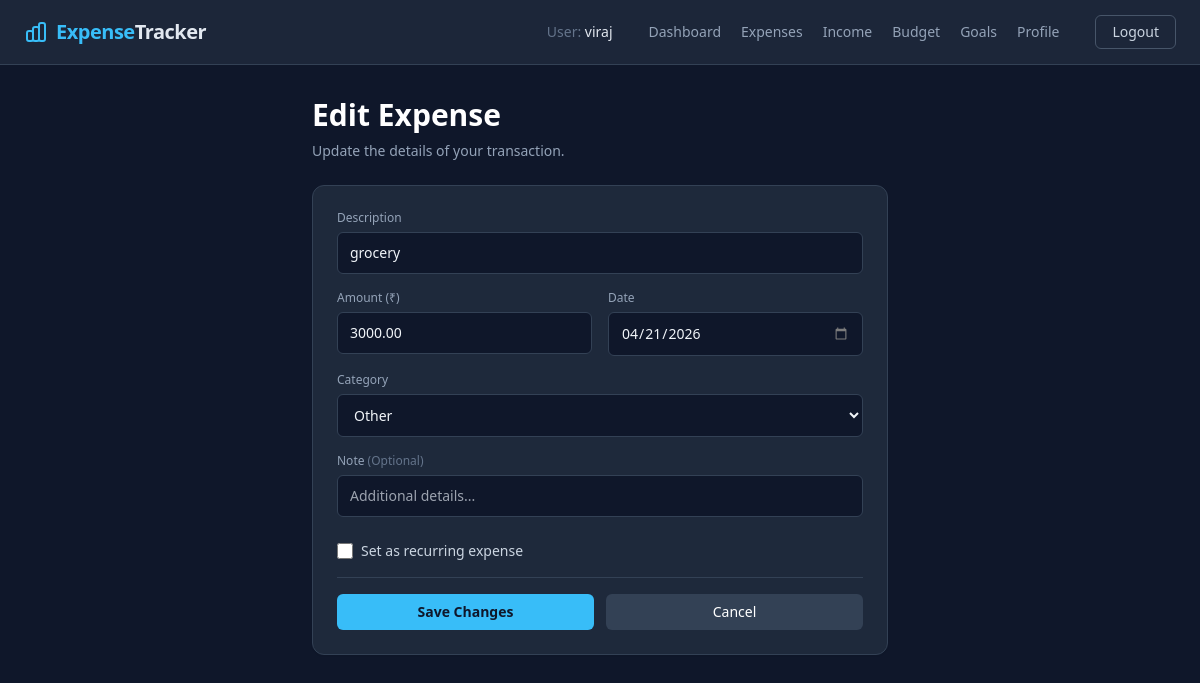
Screenshot of /edit/3 (signed in) with the database file from the repository.
### app.py (models this page shows)
class User(UserMixin, db.Model):
    id            = db.Column(db.Integer, primary_key=True)
    username      = db.Column(db.String(150), unique=True, nullable=False)
    password_hash = db.Column(db.String(200), nullable=False)
    is_admin      = db.Column(db.Boolean, default=False, nullable=False)
    created_at    = db.Column(db.DateTime, default=datetime.utcnow)
    expenses      = db.relationship('Expense', backref='owner', lazy=True, cascade='all, delete-orphan')
    budgets       = db.relationship('Budget',  backref='owner', lazy=True, cascade='all, delete-orphan')
    incomes       = db.relationship('Income',  backref='owner', lazy=True, cascade='all, delete-orphan')
    goals         = db.relationship('SavingsGoal', backref='owner', lazy=True, cascade='all, delete-orphan')

class Expense(db.Model):
    id          = db.Column(db.Integer, primary_key=True)
    description = db.Column(db.String(120), nullable=False)
    amount      = db.Column(db.Float, nullable=False)
    category    = db.Column(db.String(50), nullable=False)
    date        = db.Column(db.Date, nullable=False, default=date.today)
    note        = db.Column(db.String(255), nullable=True)          # NEW: optional note
    is_recurring= db.Column(db.Boolean, default=False)              # NEW: recurring flag
    user_id     = db.Column(db.Integer, db.ForeignKey('user.id'), nullable=False)

### app.py (the view, shortened to what this page needs)
@app.route('/edit/<int:id>', methods=['GET', 'POST'])
@login_required
def edit(id):
    e = db.session.get(Expense, id)
    if not e or e.user_id != current_user.id:
        return redirect(url_for('expense'))
    return render_template("edit.html", expense=e, categories=CATEGORIES)

### app.py (called while the page is built)
@login_manager.user_loader
def load_user(user_id):
    return db.session.get(User, int(user_id))

### templates/edit.html (shortened to what this page needs)
{% extends "base.html" %}
{% block content %}
<div class="max-w-xl mx-auto">
  <div class="mb-6">
    <h1 class="text-3xl font-semibold mb-2 text-white">Edit Expense</h1>
    <p class="text-slate-400 text-sm">Update the details of your transaction.</p>
  </div>
  <section class="rounded-xl border border-slate-700 bg-slate-800 p-6 shadow-sm">
    <form method="post" class="space-y-4">
      <div>
        <label class="block text-xs font-medium text-slate-400 mb-1.5">Description</label>
        <input name="description" value="{{ expense.description }}" required
               class="w-full rounded-md bg-slate-900 border border-slate-700 px-3 py-2.5 text-slate-100 focus:border-brand focus:outline-none transition text-sm" />
      </div>
      <div class="grid grid-cols-2 gap-4">
        <div>
          <label class="block text-xs font-medium text-slate-400 mb-1.5">Amount (₹)</label>
          <input type="number" step="0.01" min="0.01" name="amount" required value="{{ '%.2f'|format(expense.amount) }}"
                 class="w-full rounded-md bg-slate-900 border border-slate-700 px-3 py-2.5 text-slate-100 focus:border-brand focus:outline-none transition text-sm" />
        </div>
        <div>
          <label class="block text-xs font-medium text-slate-400 mb-1.5">Date</label>
          <input type="date" name="date" required value="{{ expense.date.strftime('%Y-%m-%d') }}"
                 class="w-full rounded-md bg-slate-900 border border-slate-700 px-3 py-2.5 text-slate-100 focus:border-brand focus:outline-none transition text-sm" />
        </div>
      </div>
      <div>
        <label class="block text-xs font-medium text-slate-400 mb-1.5">Category</label>
        <select name="category" class="w-full rounded-md bg-slate-900 border border-slate-700 px-3 py-2.5 text-slate-100 focus:border-brand focus:outline-none transition text-sm">
          {% for c in categories %}
            <option value="{{ c }}" {% if expense.category == c %}selected{% endif %}>{{ c }}</option>
          {% endfor %}
        </select>
      </div>
      <div>
        <label class="block text-xs font-medium text-slate-400 mb-1.5">Note <span class="text-slate-500">(Optional)</span></label>
        <input name="note" value="{{ expense.note or '' }}" placeholder="Additional details..."
               class="w-full rounded-md bg-slate-900 border border-slate-700 px-3 py-2.5 text-slate-100 focus:border-brand focus:outline-none transition text-sm" />
      </div>
      <label class="flex items-center gap-2 cursor-pointer pt-2">
        <input type="checkbox" name="is_recurring" value="1" {% if expense.is_recurring %}checked{% endif %} class="w-4 h-4 text-brand bg-slate-900 border-slate-700 rounded focus:ring-brand focus:ring-offset-slate-800">
        <span class="text-slate-300 text-sm">Set as recurring expense</span>
      </label>
      <div class="flex gap-3 pt-4 border-t border-slate-700">
        <button class="flex-1 rounded-md bg-brand text-slate-900 font-bold px-4 py-2 hover:bg-sky-400 transition text-sm" type="submit">Save Changes</button>
        <a class="flex-1 rounded-md bg-slate-700 text-white font-medium px-4 py-2 hover:bg-slate-600 transition text-sm text-center" href="{{ url_for('index') }}">Cancel</a>
      </div>
    </form>
  </section>
</div>
{% endblock %}

### templates/base.html (shortened to what this page needs)
<!DOCTYPE html>
<html lang="en" class="h-full bg-slate-900">
<head>
    <script src="https://cdn.tailwindcss.com"></script>
</head>
<body class="flex flex-col min-h-full text-slate-200 font-sans antialiased selection:bg-brand/30 pb-24 md:pb-0">
    <header class="hidden md:block border-b border-slate-700 bg-slate-800/90 backdrop-blur sticky top-0 z-50">
        <div class="mx-auto max-w-7xl px-6 h-16 flex items-center justify-between">
            <a href="{{ url_for('index') }}" class="text-xl font-bold tracking-tight hover:opacity-80 transition flex items-center gap-2">
                <span><span class="text-brand">Expense</span>Tracker</span>
            </a>
            <nav class="flex gap-5 text-sm font-medium text-slate-400 items-center">
                {% if current_user.is_authenticated %}
                    <span class="text-slate-500 mr-4">User: <span class="text-slate-200">{{ current_user.username }}</span></span>
                    <a href="{{ url_for('index') }}" class="hover:text-brand transition">Dashboard</a>
                    <a href="{{ url_for('expense') }}" class="hover:text-brand transition">Expenses</a>
                    <a href="{{ url_for('income') }}" class="hover:text-emerald-400 transition">Income</a>
                    <a href="{{ url_for('budget') }}" class="hover:text-brand transition">Budget</a>
                    <a href="{{ url_for('goals') }}" class="hover:text-brand transition">Goals</a>
                    <a href="{{ url_for('profile') }}" class="hover:text-brand transition">Profile</a>
                    <a href="{{ url_for('logout') }}" class="text-slate-300 hover:text-white transition ml-4 px-4 py-1.5 border border-slate-600 rounded-md hover:bg-slate-700">Logout</a>
                {% else %}
                    <a href="{{ url_for('login') }}" class="text-slate-300 hover:text-white transition">Log In</a>
                    <a href="{{ url_for('register') }}" class="bg-brand text-slate-900 px-4 py-1.5 rounded-md font-bold hover:bg-sky-400 transition">Register</a>
                {% endif %}
            </nav>
        </div>
    </header>
    <main class="flex-grow mx-auto w-full max-w-7xl px-4 py-8">
        {% block content %}{% endblock %}
    </main>
</body>
</html>

### rows the page displays
User: username "viraj"
Expense: description "grocery", amount "3000.00", date "04/21/2026", category "Other"
